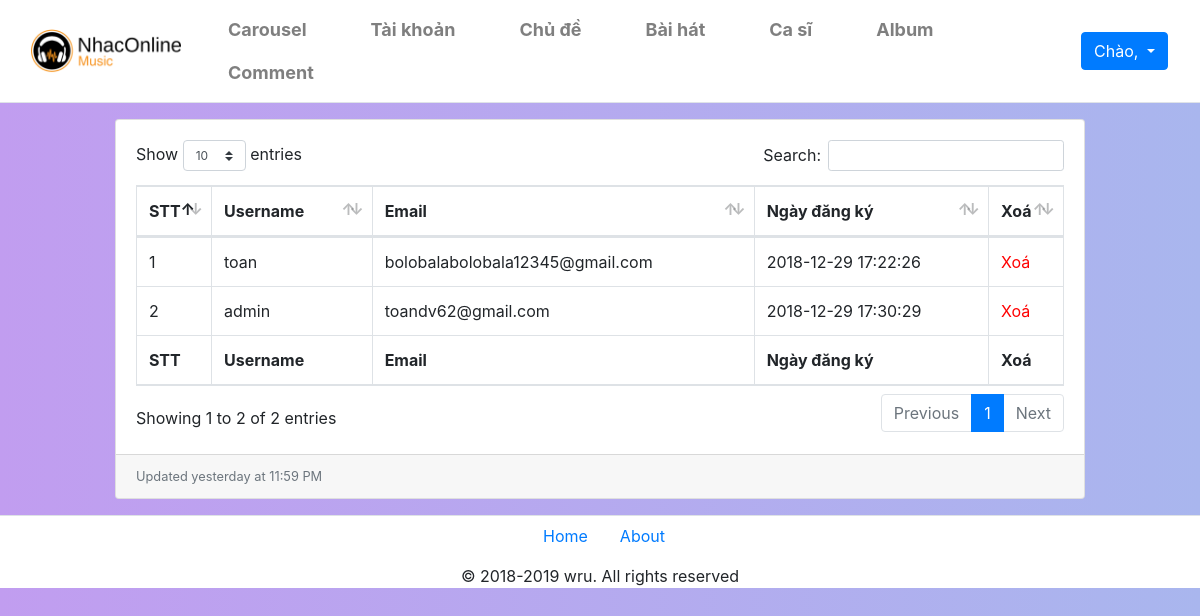
/Sources/admin/user.php, run on an earlier commit of the app's database.
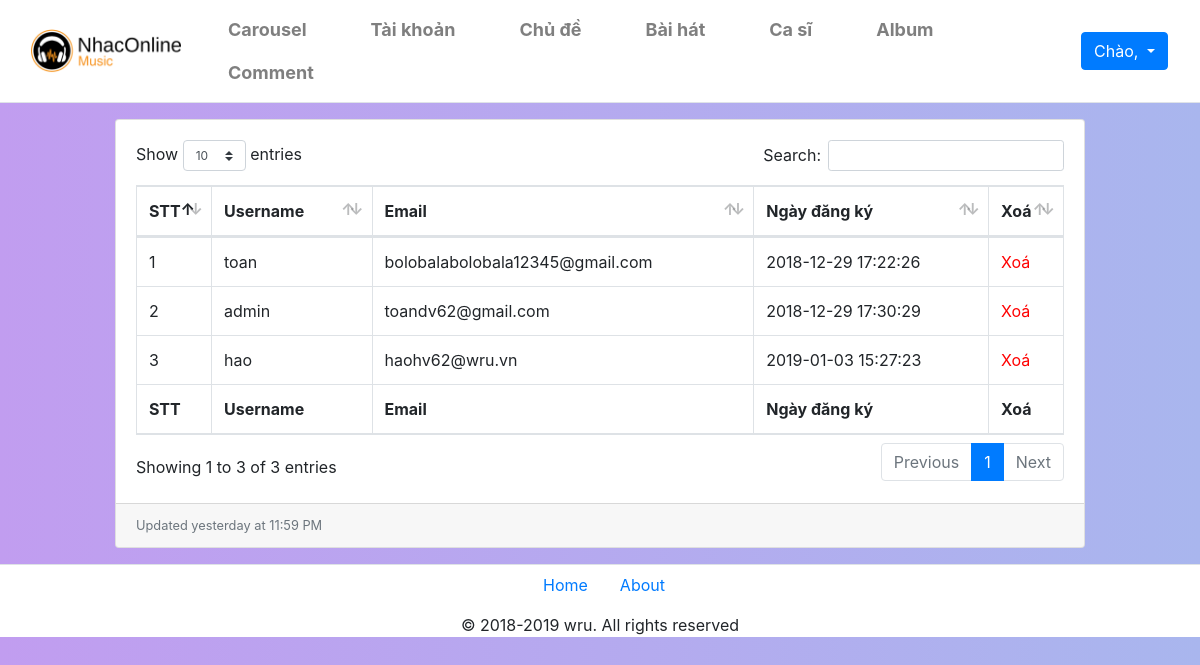
And on a later commit of the database.
### tables this page shows
CREATE TABLE `user` (
  `id` int(255) NOT NULL,
  `userName` varchar(100) NOT NULL,
  `passWord` varchar(100) NOT NULL,
  `hoten` varchar(200) DEFAULT NULL,
  `gioitinh` varchar(100) DEFAULT NULL,
  `ngaysinh` varchar(100) DEFAULT NULL,
  `diachi` varchar(100) DEFAULT NULL,
  `sdt` varchar(20) DEFAULT NULL,
  `email` varchar(100) NOT NULL,
  `level` int(1) NOT NULL DEFAULT '0',
  `code` varchar(100) NOT NULL,
  `active` int(1) DEFAULT NULL,
  `avatar` varchar(100) NOT NULL DEFAULT 'image/avatar.png',
  `ngaydangky` datetime NOT NULL DEFAULT CURRENT_TIMESTAMP
);

### Sources/admin/user.php (the view, shortened to what this page needs)
<!DOCTYPE html>
<html lang="en">
<head>
    <link href="css/bootstrap.min.css" rel="stylesheet">
    <link href="css/dataTables.bootstrap4.css" rel="stylesheet">
    <link rel="stylesheet" href="./css/fix.css">
</head>
<body>
    <?php
        include('header.php');
    ?>
    <main class="col-md-10 m-auto">
    <div class="card mb-3 mt-3">
        <div class="card-body">
            <div class="table-responsive">
                <table class="table table-bordered" id="dataTable" width="100%" cellspacing="0">
                    <thead>
                        <tr>
                            <th>STT</th>
                            <th>Username</th>
                            <th>Email</th>
                            <th>Ngày đăng ký</th>
                            <th>Xoá</th>
                        </tr>
                    </thead>
                    <tfoot>
                        <tr>
                            <th>STT</th>
                            <th>Username</th>
                            <th>Email</th>
                            <th>Ngày đăng ký</th>
                            <th>Xoá</th>
                        </tr>
                    </tfoot>
                    <tbody>
                    <?php
                        include('../php/connect.php');
                        $stt=1;
                        $result = mysqli_query($con,"Select * from user");
                        While($data = mysqli_fetch_assoc($result))
                        {
                            echo "<tr>";
                            echo "<td style='width:50px;'>$stt</td>";
                            echo "<td>$data[userName]</td>";
                            echo "<td>$data[email]</td>";
                            echo "<td>$data[ngaydangky]</td>";
                            echo "<td style='width:50px;'><a href='del_user.php?id=$data[id]' onclick=' return xacnhan();' style='color:red;'>Xoá</a></td>";
                        echo "</tr>";
                        $stt++;
                        }
                        ?>
                    </tbody>
                </table>
            </div>
        </div>
        <div class="card-footer small text-muted">Updated yesterday at 11:59 PM</div>
    </div>
    </main>
    <?php
        include('footer.php');
    ?>
</body>
</html>

What changed in the data, as far as the page shows it:
added user: userName "hao", email "haohv62@wru.vn", ngaydangky "2019-01-03 15:27:23"
Also different on the page:
text written by a page script: "Show entries Search: Showing 1 to 2 of 2 entries Previous 1 Next" → "Show entries Search: Showing 1 to 3 of 3 entries Previous 1 Next"
